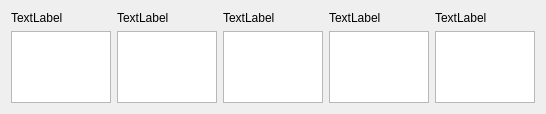
         <widget class="QWidget" name="page_3">
          <layout class="QVBoxLayout" name="verticalLayout_9">
           <item>
            <layout class="QGridLayout" name="gridLayout_4">
             <item row="0" column="3">
              <widget class="QLabel" name="label_14">
               <property name="styleSheet">
                <string notr="true"/>
               </property>
               <property name="text">
                <string>TextLabel</string>
               </property>
              </widget>
             </item>
             <item row="0" column="1">
              <widget class="QLabel" name="label_12">
               <property name="styleSheet">
                <string notr="true"/>
               </property>
               <property name="text">
                <string>TextLabel</string>
               </property>
              </widget>
             </item>
             <item row="0" column="0">
              <widget class="QLabel" name="label_11">
               <property name="styleSheet">
                <string notr="true"/>
               </property>
               <property name="text">
                <string>TextLabel</string>
               </property>
              </widget>
             </item>
             <item row="0" column="2">
              <widget class="QLabel" name="label_13">
               <property name="styleSheet">
                <string notr="true"/>
               </property>
               <property name="text">
                <string>TextLabel</string>
               </property>
              </widget>
             </item>
             <item row="0" column="4">
              <widget class="QLabel" name="label_15">
               <property name="styleSheet">
                <string notr="true"/>
               </property>
               <property name="text">
                <string>TextLabel</string>
               </property>
              </widget>
             </item>
             <item row="1" column="0">
              <widget class="QListWidget" name="listWidget_11">
               <property name="sizeAdjustPolicy">
                <enum>QAbstractScrollArea::AdjustToContents</enum>
               </property>
               <property name="iconSize">
                <size>
                 <width>150</width>
                 <height>150</height>
                </size>
               </property>
               <property name="viewMode">
                <enum>QListView::IconMode</enum>
               </property>
              </widget>
             </item>
             <item row="1" column="1">
              <widget class="QListWidget" name="listWidget_12">
               <property name="sizeAdjustPolicy">
                <enum>QAbstractScrollArea::AdjustToContents</enum>
               </property>
               <property name="iconSize">
                <size>
                 <width>150</width>
                 <height>150</height>
                </size>
               </property>
               <property name="viewMode">
                <enum>QListView::IconMode</enum>
               </property>
              </widget>
             </item>
             <item row="1" column="2">
              <widget class="QListWidget" name="listWidget_13">
               <property name="sizeAdjustPolicy">
                <enum>QAbstractScrollArea::AdjustToContents</enum>
               </property>
               <property name="iconSize">
                <size>
                 <width>150</width>
                 <height>150</height>
                </size>
               </property>
               <property name="viewMode">
                <enum>QListView::IconMode</enum>
               </property>
              </widget>
             </item>
             <item row="1" column="3">
              <widget class="QListWidget" name="listWidget_14">
               <property name="sizeAdjustPolicy">
                <enum>QAbstractScrollArea::AdjustToContents</enum>
               </property>
               <property name="iconSize">
                <size>
                 <width>150</width>
                 <height>150</height>
                </size>
               </property>
               <property name="viewMode">
                <enum>QListView::IconMode</enum>
               </property>
              </widget>
             </item>
             <item row="1" column="4">
              <widget class="QListWidget" name="listWidget_15">
               <property name="sizeAdjustPolicy">
                <enum>QAbstractScrollArea::AdjustToContents</enum>
               </property>
               <property name="iconSize">
                <size>
                 <width>150</width>
                 <height>150</height>
                </size>
               </property>
               <property name="viewMode">
                <enum>QListView::IconMode</enum>
               </property>
              </widget>
             </item>
            </layout>
           </item>
          </layout>
         </widget>
